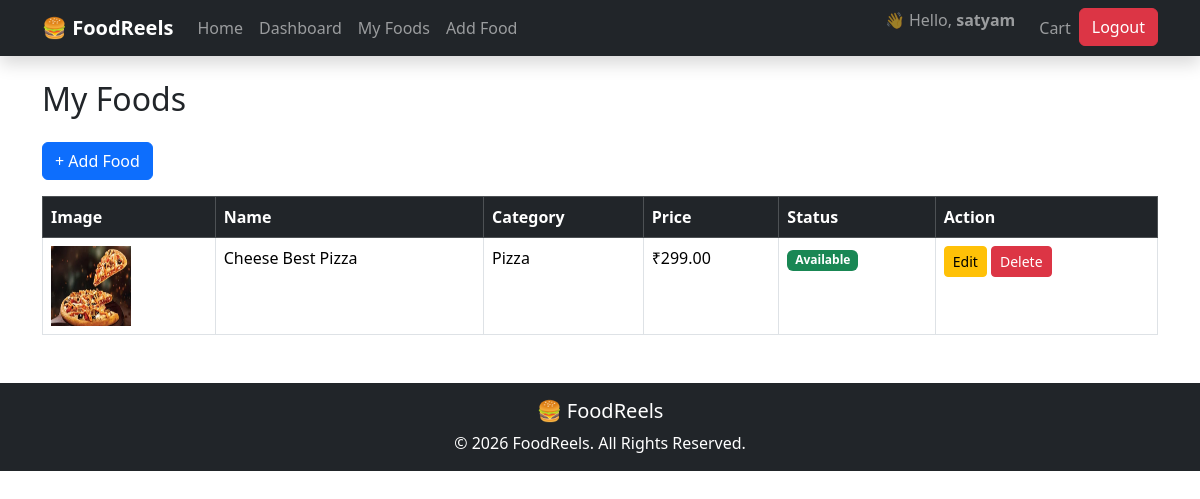
Before: /list/ (signed in) with the older database file.
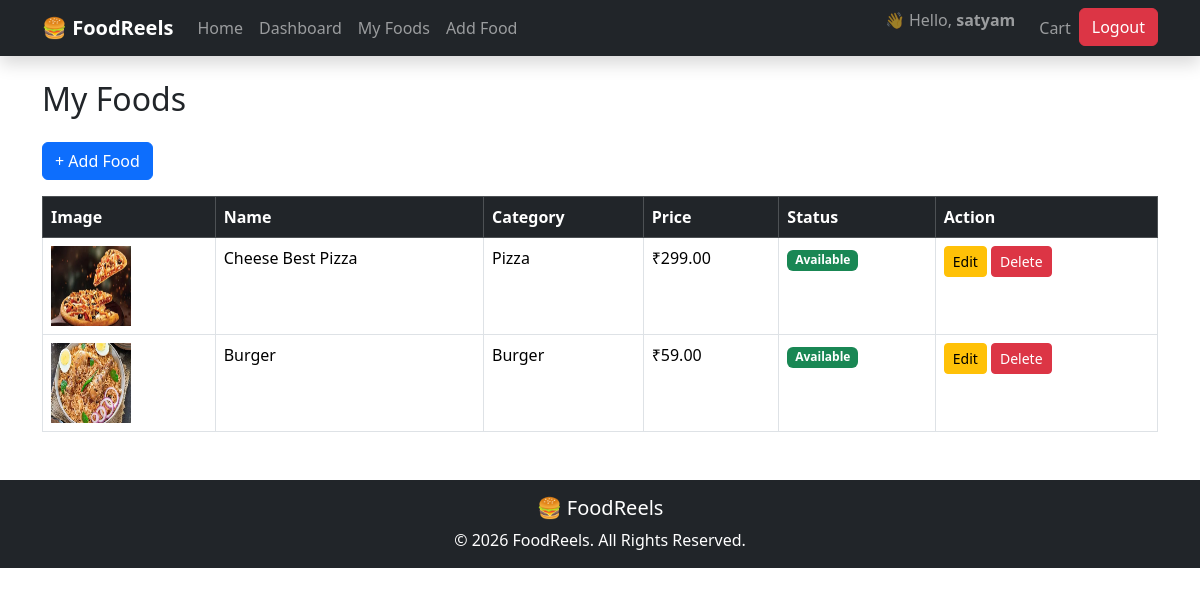
After: the same page with the newer database file.
### foods/models.py (models this page shows, shortened)
class FoodItem(models.Model):
    vendor = models.ForeignKey(
        Vendor,
        on_delete=models.CASCADE,
        related_name='foods'
    )
    category = models.ForeignKey(
        Category,
        on_delete=models.CASCADE
    )
    name = models.CharField(max_length=200)
    description = models.TextField()
    price = models.DecimalField(
        max_digits=8,
        decimal_places=2
    )
    image = models.ImageField(
        upload_to="foods/"
    )
    is_available = models.BooleanField(default=True)
    created_at = models.DateTimeField(auto_now_add=True)
    updated_at = models.DateTimeField(auto_now=True)

class Category(models.Model):
    name = models.CharField(max_length=100, unique=True)
    slug = models.SlugField(unique=True)
    image = models.ImageField(
        upload_to="categories/",
        blank=True,
        null=True
    )
    created_at = models.DateTimeField(auto_now_add=True)
    class Meta:
        ordering = ['name']
    def __str__(self):
        return self.name

### foods/views.py (the view)
@login_required
def food_list(request):
    vendor = Vendor.objects.get(owner=request.user)
    foods = FoodItem.objects.filter(vendor=vendor)
    return render(
        request,
        "foods/food_list.html",
        {"foods": foods}
    )

### templates/foods/food_list.html
{% extends "base.html" %}
{% block content %}
<h2 class="mb-4">
My Foods
</h2>
<a href="{% url 'add-food' %}" class="btn btn-primary mb-3">
+ Add Food
</a>
<table class="table table-bordered table-hover">
<thead class="table-dark">
<tr>
<th>Image</th>
<th>Name</th>
<th>Category</th>
<th>Price</th>
<th>Status</th>
<th>Action</th>
</tr>
</thead>
<tbody>
{% for food in foods %}
<tr>
<td>
<img
src="{{ food.image.url }}"
width="80"
height="80"
>
</td>
<td>
{{ food.name }}
</td>
<td>
{{ food.category }}
</td>
<td>
₹{{ food.price }}
</td>
<td>
{% if food.is_available %}
<span class="badge bg-success">
Available
</span>
{% else %}
<span class="badge bg-danger">
Out of Stock
</span>
{% endif %}
</td>
<td>
<a
href="{% url 'update-food' food.id %}"
class="btn btn-warning btn-sm">
Edit
</a>
<a
href="{% url 'delete-food' food.id %}"
class="btn btn-danger btn-sm">
Delete
</a>
</td>
</tr>
{% endfor %}
</tbody>
</table>
{% endblock %}

Changed rows visible on the page:
added FoodItem: image (picture), name "Burger", category "Burger", price "59.00", is_available "Available"
